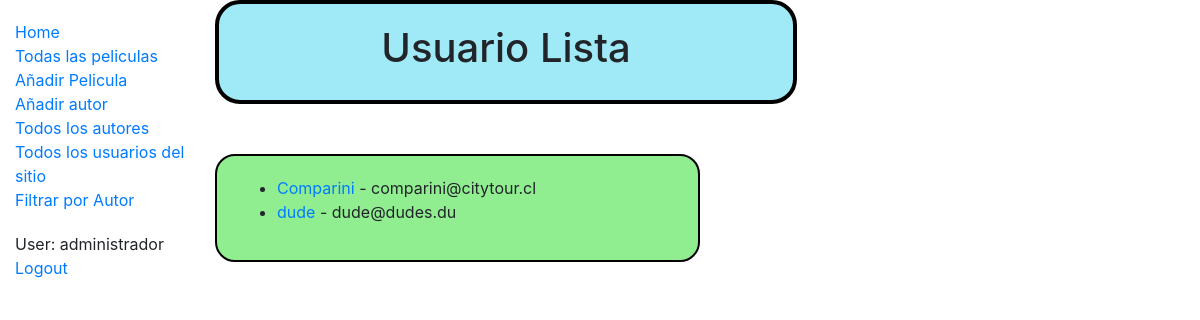
The app's page /catalog/usuarios/ (signed in) with its own data.
### catalog/models.py (models this page shows, shortened)
class usuario(models.Model):  # esta clase permite crear los atributos del usuario
	nombre=models.CharField(max_length=100)
	password = models.CharField(max_length=100)
	email = models.EmailField(max_length=50)
	class Meta:
		ordering = ['nombre']
	def get_absolute_url(self):
		return reverse("usuario-detail", args=[str(self.id)])

### catalog/views.py (the view)
# urls.py: path('usuarios/', views.usuarioListView.as_view(), name='usuario_list'),
class usuarioListView(LoginRequiredMixin,generic.ListView):  # esta clase permite listar los usuarios de la base de datos
    model = usuario
    paginate_by = 15

### catalog/templates/catalog/usuario_list.html
{% extends "base_generic.html" %}
{% block content %}
  <div class="title">
    <h1>Usuario Lista</h1>
  </div>
  <div class="contentBox">
    {% if usuario_list %}
    <ul>
      {% for usuario in usuario_list %}
      <li>
        <a href="{{ usuario.get_absolute_url }}">{{ usuario.nombre }}</a> - {{usuario.email}}
      </li>
      {% endfor %}
    </ul>
    {% else %}
      <p>There are no users in the library.</p>
    {% endif %}
  </div>
{% endblock %}

### catalog/templates/base_generic.html (shortened to what this page needs)
<!DOCTYPE html>
<html lang="en">
<head>
  <link rel="stylesheet" href="https://stackpath.bootstrapcdn.com/bootstrap/4.1.3/css/bootstrap.min.css">
  {% load static %}
  <link rel="stylesheet" href="{% static 'css/styles.css' %}">
</head>
<body>
<div class="container-fluid">
<div class="row">
  <div class="col-sm-2">
    {% block sidebar %}
    <ul class="sidebar-nav">
        <li><a href="{% url 'index' %}">Home</a></li>
        <li><a href="{% url 'peliculas' %}">Todas las peliculas</a></li>
        <li><a href="{% url 'pelicula-create' %}">Añadir Pelicula</a></li>
        <li><a href="{% url 'autor_create' %}">Añadir autor</a></li>
        <li><a href="{% url 'autores' %}">Todos los autores</a></li>
        <li><a href="{% url 'usuario_list' %}">Todos los usuarios del sitio</a></li>
        <li><a href="{% url 'pelicula_por_autor' %}">Filtrar por Autor</a></li>
    </ul>
    <ul class="sidebar-nav">
      {% if user.is_authenticated %}
        <li>User: {{ user.get_username }}</li>
        <li><a href="{% url 'logout'%}?next={{request.path}}">Logout</a></li>
      {% else %}
        <li><a href="{% url 'login'%}?next={{request.path}}">Login</a></li>
      {% endif %}
    </ul>
    {% endblock %}
  </div>
        <div class="col-sm-10">
            {% block content %}{% endblock %}
        </div>
    </div>
  </div>
  </body>
</html>

### catalog/static/css/styles.css (style rules this page uses)
.sidebar-nav { margin-top:20px; padding: 0; list-style: none; }
div.contentBox { border-radius: 20px; border: 2px solid black; padding: 20px; background-color: lightgreen; width: 50%; margin-top: 50px; margin-bottom: 50px; }
div.title { border-radius: 25px; border: 4px solid black; padding: 20px; background-color: rgb(160, 234, 247); width: 60%; text-align: center; }

### records on screen
usuario: nombre "Comparini", email "comparini@citytour.cl"
usuario: nombre "dude", email "dude@dudes.du"

### other values on screen
{{ user.get_username }} "administrador"
